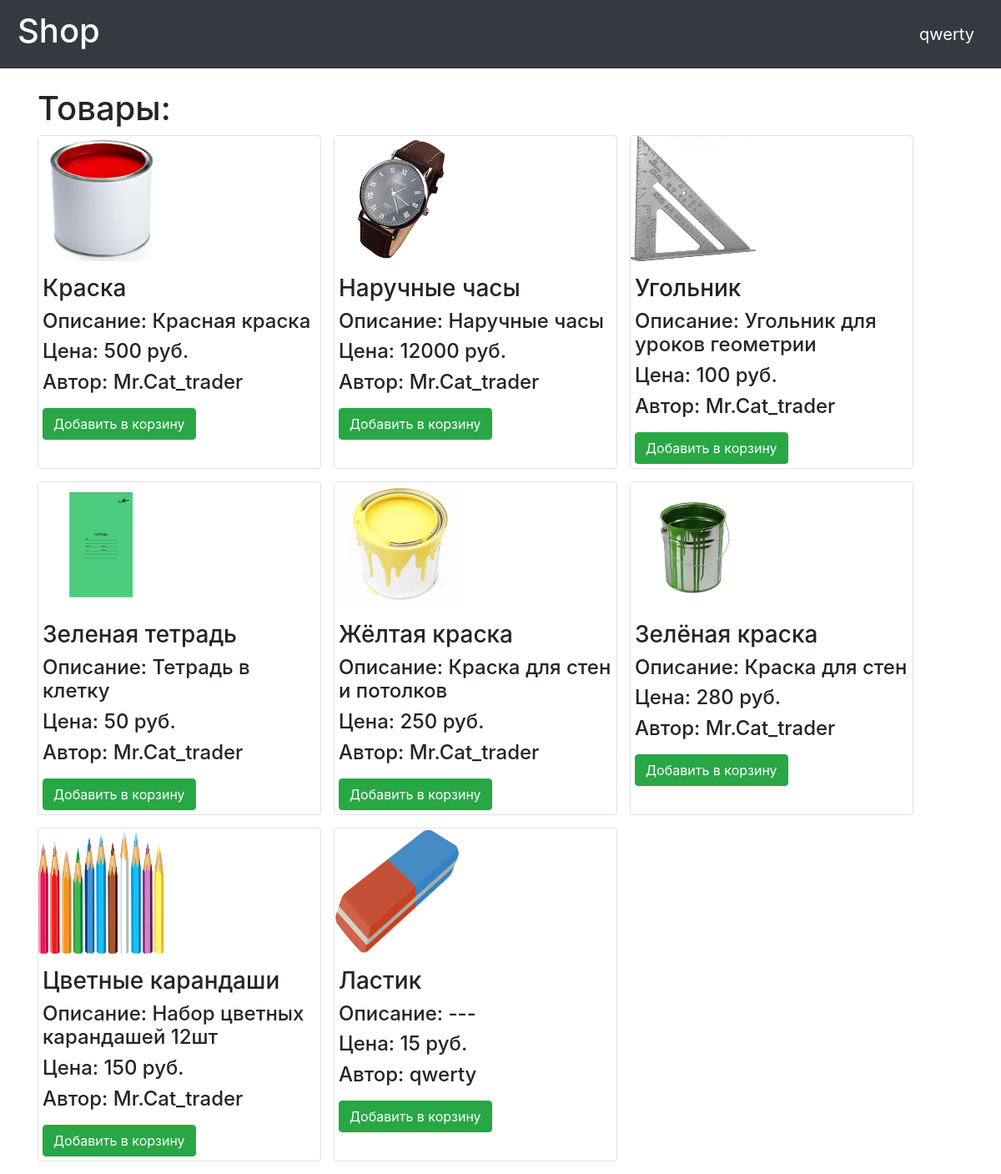
/ (signed in), run on the app's committed database.
### data/users.py (models this page shows, shortened)
class User(SqlAlchemyBase, UserMixin):
    __tablename__ = 'users'
    products = orm.relationship("Products", back_populates='user')
    id = sqlalchemy.Column(sqlalchemy.Integer,
                           primary_key=True, autoincrement=True)
    name = sqlalchemy.Column(sqlalchemy.String, nullable=True)
    email = sqlalchemy.Column(sqlalchemy.String,
                              index=True, unique=True, nullable=True)
    hashed_password = sqlalchemy.Column(sqlalchemy.String, nullable=True)
    role = sqlalchemy.Column(sqlalchemy.String)
    created_date = sqlalchemy.Column(sqlalchemy.DateTime,
                                     default=datetime.datetime.now)
    fav = sqlalchemy.Column(sqlalchemy.String)

### data/products.py (models this page shows)
class Products(SqlAlchemyBase):
    __tablename__ = 'products'
    id = sqlalchemy.Column(sqlalchemy.Integer,
                           primary_key=True, autoincrement=True)
    title = sqlalchemy.Column(sqlalchemy.String, nullable=True)
    content = sqlalchemy.Column(sqlalchemy.String, nullable=True)
    created_date = sqlalchemy.Column(sqlalchemy.DateTime,
                                     default=datetime.datetime.now)
    photo = sqlalchemy.Column(sqlalchemy.String)
    price = sqlalchemy.Column(sqlalchemy.Integer)
    user_id = sqlalchemy.Column(sqlalchemy.Integer,
                                sqlalchemy.ForeignKey("users.id"))
    user = orm.relationship('User')

### main.py (the view)
@app.route("/")
def index():
    db_sess = db_session.create_session()
    products = db_sess.query(Products)
    return render_template("index.html", products=products)

### data/db_session.py (called while the page is built)
def create_session() -> Session:
    global __factory
    return __factory()

### main.py (called while the page is built)
@login_manager.user_loader
def load_user(user_id):
    db_sess = db_session.create_session()
    return db_sess.query(User).get(user_id)

### templates/index.html
{% extends "base.html" %}
{% block content %}
<link rel="stylesheet" type="text/css" href="static/css/style.css" />
<br>
<h1>Товары:</h1>
{% for item in products%}
<div class="col-md6 border rounded">
    <img src="/static/img/{{item.photo}}" width=150 height=200 align="bottom" alt="Что-то пошло не так">
    <p>
    <h3>{{item.title}}</h3>
    <h4>Описание: {{item.content}}</h4>
    <h4>Цена: {{item.price}} руб.</h4>
    <h4>Автор: {{item.user.name}}</h4>
    </p>
    {% if current_user.is_authenticated %}
    <p><a href="/add_to_favourite/{{ item.id }}" class="btn btn-success">Добавить в корзину</a></p>
    {% endif %}
</div>
{% endfor %}
{% endblock %}

### templates/base.html (shortened to what this page needs)
<!doctype html>
<html lang="en">
<head>
    <link rel="stylesheet"
          href="https://stackpath.bootstrapcdn.com/bootstrap/4.4.1/css/bootstrap.min.css"
>
</head>
<body>
<header>
    <nav class="navbar navbar-dark bg-dark">
        <a class="navbar-brand" href="/"><h1>Shop</h1></a>
        {% if current_user.is_authenticated %}
            <a class="navbar-brand" href="/account">{{ current_user.name }}</a>
        {% else %}
            <p>
            <a class="btn btn-primary " href="/register">Зарегистрироваться</a>
            <a class="btn btn-success" href="/login">Войти</a>
            </p>
        {% endif %}
    </nav>
</header>
<main role="main" class="container">
    {% block content %}{% endblock %}
</main>
</body>
</html>

### static/css/style.css (style rules this page uses)
div { float: left; line-width: 1500px; width: 340px; height: 400px; margin-right: 15px; margin-bottom: 15px; background: white; }
img { display: block; width: 150px; height: 150px; }
h3 { margin-left: 5px; }
h4 { margin-left: 5px; }
a { display: block; margin-left: 5px; }

### data on the page
User: name "qwerty"
Products: photo (picture), title "Краска", content "Красная краска", price "500", user.name "Mr.Cat_trader"
Products: photo (picture), title "Наручные часы", content "Наручные часы", price "12000", user.name "Mr.Cat_trader"
Products: photo (picture), title "Угольник", content "Угольник для уроков геометрии", price "100", user.name "Mr.Cat_trader"
Products: photo (picture), title "Зеленая тетрадь", content "Тетрадь в клетку", price "50", user.name "Mr.Cat_trader"
Products: photo (picture), title "Жёлтая краска", content "Краска для стен и потолков", price "250", user.name "Mr.Cat_trader"
Products: photo (picture), title "Зелёная краска", content "Краска для стен", price "280", user.name "Mr.Cat_trader"
Products: photo (picture), title "Цветные карандаши", content "Набор цветных карандашей 12шт", price "150", user.name "Mr.Cat_trader"
Products: photo (picture), title "Ластик", content "---", price "15", user.name "qwerty"
